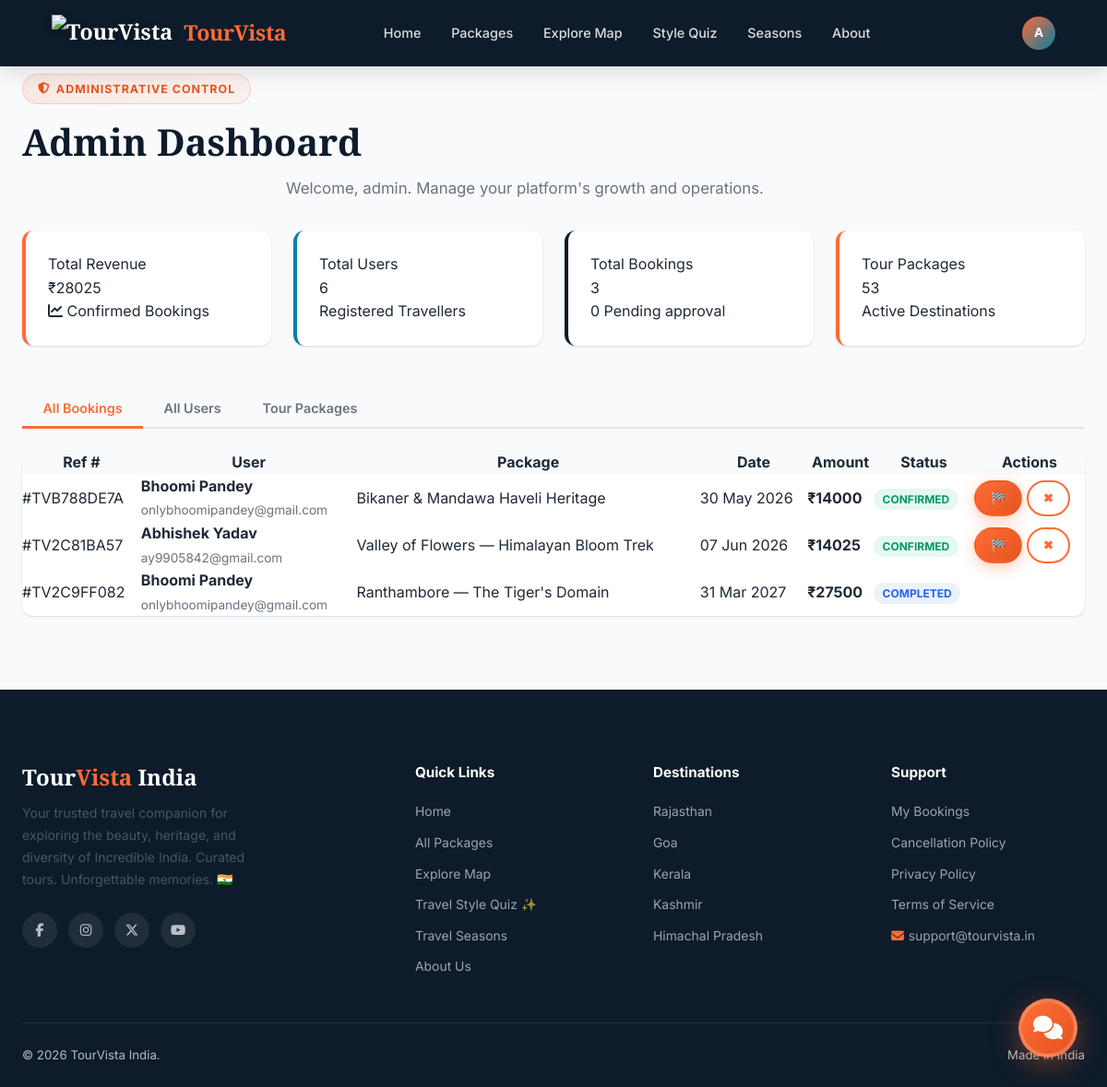
The app's page /accounts/admin-dashboard/ (signed in) with its own data.
### bookings/models.py (models this page shows, shortened)
class Booking(models.Model):
    booking_ref = models.CharField(max_length=12, unique=True, blank=True)
    user = models.ForeignKey(User, on_delete=models.CASCADE, related_name='bookings')
    package = models.ForeignKey(TourPackage, on_delete=models.CASCADE, related_name='bookings')
    first_name = models.CharField(max_length=50)
    last_name = models.CharField(max_length=50)
    email = models.EmailField()
    phone = models.CharField(max_length=15)
    num_travellers = models.PositiveIntegerField(default=1)
    travel_date = models.DateField()
    special_requests = models.TextField(blank=True)
    price_per_person = models.DecimalField(max_digits=10, decimal_places=2)
    total_amount = models.DecimalField(max_digits=12, decimal_places=2)
    status = models.CharField(max_length=20, choices=BOOKING_STATUS, default='pending')
    created_at = models.DateTimeField(auto_now_add=True)
    updated_at = models.DateTimeField(auto_now=True)
    class Meta:
        ordering = ['-created_at']
        indexes = [
            models.Index(fields=['status']),
            models.Index(fields=['created_at']),
            models.Index(fields=['travel_date']),
        ]
    @property
    def full_name(self):
        return f"{self.first_name} {self.last_name}"

### core/models.py (models this page shows, shortened)
class TourPackage(models.Model):
    title = models.CharField(max_length=255)
    slug = models.SlugField(unique=True, blank=True)
    destination = models.ForeignKey(Destination, on_delete=models.SET_NULL, null=True, blank=True)
    state = models.CharField(max_length=50, choices=INDIAN_STATES, default='rajasthan')
    description = models.TextField()
    highlights = models.TextField(blank=True, help_text="One highlight per line")
    itinerary = models.TextField(blank=True, help_text="Day-wise itinerary")
    inclusions = models.TextField(blank=True)
    exclusions = models.TextField(blank=True)
    duration_days = models.PositiveIntegerField(default=3)
    max_group_size = models.PositiveIntegerField(default=20)
    price_per_person = models.DecimalField(max_digits=10, decimal_places=2)
    discount_percent = models.PositiveIntegerField(default=0)
    difficulty = models.CharField(max_length=20, choices=DIFFICULTY_LEVELS, default='easy')
    best_season = models.CharField(max_length=20, choices=SEASONS, default='all')
    transportation = models.CharField(max_length=30, choices=TRANSPORT_CHOICES, default='flight')
    accommodation = models.CharField(max_length=30, choices=ACCOMMODATION_CHOICES, default='hotel')
    hotel_name = models.CharField(max_length=255, blank=True, help_text="Specific hotel name, e.g. Taj Lake Palace")
    hotel_star_rating = models.PositiveIntegerField(
        null=True, blank=True,
        choices=[(i, f'{i} Star') for i in range(1, 6)],
        help_text="Hotel star rating 1–5"
    )
    transport_details = models.CharField(max_length=255, blank=True, help_text="e.g. Indigo Flight + Private Innova Crysta")
    main_image = models.ImageField(upload_to='packages/', null=True, blank=True)
    image_2 = models.ImageField(upload_to='packages/', null=True, blank=True)
    image_3 = models.ImageField(upload_to='packages/', null=True, blank=True)
    image_4 = models.ImageField(upload_to='packages/', null=True, blank=True)
    is_featured = models.BooleanField(default=False)
    is_active = models.BooleanField(default=True)
    created_at = models.DateTimeField(auto_now_add=True)
    updated_at = models.DateTimeField(auto_now=True)
    city_name = models.CharField(max_length=100, blank=True, help_text="City name for weather API (e.g. Jaipur)")
    class Meta:
        ordering = ['-is_featured', '-created_at']
        indexes = [
            models.Index(fields=['is_active']),
            models.Index(fields=['state']),
            models.Index(fields=['price_per_person']),
            models.Index(fields=['is_featured', 'created_at']),
            models.Index(fields=['is_active', 'state']),
            models.Index(fields=['difficulty']),
            models.Index(fields=['best_season']),
        ]

### accounts/views.py (the view)
# urls.py: path('admin-dashboard/', views.admin_dashboard, name='admin_dashboard'),
@login_required
def admin_dashboard(request):
    if not request.user.is_staff:
        messages.error(request, 'Access denied. Admins only.')
        return redirect('accounts:dashboard')
    all_users = User.objects.all().select_related('profile')
    all_bookings = Booking.objects.all().select_related('user', 'package').order_by('-created_at')
    from core.models import TourPackage
    all_packages = TourPackage.objects.all()
    from django.db.models import Sum
    total_revenue = Booking.objects.filter(
        status='confirmed'
    ).aggregate(total=Sum('total_amount'))['total'] or 0
    pending_bookings = all_bookings.filter(status='pending').count()
    context = {
        'all_users': all_users,
        'all_bookings': all_bookings,
        'all_packages': all_packages,
        'total_users': all_users.count(),
        'total_bookings': all_bookings.count(),
        'total_packages': all_packages.count(),
        'total_revenue': total_revenue,
        'pending_count': pending_bookings,
    }
    return render(request, 'accounts/admin_dashboard.html', context)

### templates/accounts/admin_dashboard.html (shortened to what this page needs)
{% extends 'base.html' %}
{% load static %}
{% block content %}
<div class="section" style="background:var(--gray-50); min-height:80vh">
    <div class="container">
        <div class="section-header" style="text-align:left; margin-bottom:2rem">
            <div class="badge-tag"><i class="fas fa-shield-alt"></i> Administrative Control</div>
            <h2>Admin Dashboard</h2>
            <p>Welcome, {{ user.first_name|default:user.username }}. Manage your platform's growth and operations.</p>
        </div>
        <div style="display:grid; grid-template-columns:repeat(auto-fit, minmax(240px, 1fr)); gap:1.5rem; margin-bottom:3rem">
            <div style="background:white; padding:1.5rem; border-radius:var(--radius); box-shadow:var(--shadow-sm); border-left:4px solid var(--saffron)">
                <div class="label">Total Revenue</div>
                <div class="value">₹{{ total_revenue|floatformat:0 }}</div>
                <div class="meta"><i class="fas fa-chart-line"></i> Confirmed Bookings</div>
            </div>
            <div style="background:white; padding:1.5rem; border-radius:var(--radius); box-shadow:var(--shadow-sm); border-left:4px solid var(--teal)">
                <div class="label">Total Users</div>
                <div class="value">{{ total_users }}</div>
                <div class="meta">Registered Travellers</div>
            </div>
            <div style="background:white; padding:1.5rem; border-radius:var(--radius); box-shadow:var(--shadow-sm); border-left:4px solid var(--navy)">
                <div class="label">Total Bookings</div>
                <div class="value">{{ total_bookings }}</div>
                <div class="meta">{{ pending_count }} Pending approval</div>
            </div>
            <div style="background:white; padding:1.5rem; border-radius:var(--radius); box-shadow:var(--shadow-sm); border-left:4px solid var(--saffron)">
                <div class="label">Tour Packages</div>
                <div class="value">{{ total_packages }}</div>
                <div class="meta">Active Destinations</div>
            </div>
        </div>
        <div class="detail-tabs" style="margin-bottom:1.5rem">
            <button class="tab-btn active" data-tab="tab-bookings">All Bookings</button>
            <button class="tab-btn" data-tab="tab-users">All Users</button>
            <button class="tab-btn" data-tab="tab-packages">Tour Packages</button>
        </div>
        <div class="tab-panel active" id="tab-bookings">
            <div style="background:white; border-radius:var(--radius); box-shadow:var(--shadow-sm); overflow-x:auto">
                <table style="width:100%; border-collapse:collapse;">
                    <thead>
                        <tr style="background:var(--gray-50)">
                            <th>Ref #</th>
                            <th>User</th>
                            <th>Package</th>
                            <th>Date</th>
                            <th>Amount</th>
                            <th>Status</th>
                            <th>Actions</th>
                        </tr>
                    </thead>
                    <tbody>
                        {% for b in all_bookings %}
                        <tr>
                            <td>#{{ b.booking_ref }}</td>
                            <td>
                                <strong>{{ b.full_name|default:"N/A" }}</strong><br>
                                <small>{{ b.user.email|default:"—" }}</small>
                            </td>
                            <td>{{ b.package.title }}</td>
                            <td>{{ b.travel_date|date:"d M Y" }}</td>
                            <td><strong>₹{{ b.total_amount|floatformat:0 }}</strong></td>
                            <td>
                                <span class="badge status-{{ b.status|default:'unknown' }}">
                                    {{ b.status|title }}
                                </span>
                            </td>
                            <td>
                                {% if b.status == 'confirmed' %}
                                    <a href="{% url 'accounts:admin_update_booking_status' b.id 'completed' %}" class="btn btn-primary btn-sm">🏁</a>
                                {% endif %}
                                {% if b.status != 'cancelled' and b.status != 'completed' %}
                                    <a href="{% url 'accounts:admin_update_booking_status' b.id 'cancelled' %}" class="btn btn-outline btn-sm">✖</a>
                                {% endif %}
                            </td>
                        </tr>
                        {% empty %}
                        <tr>
                            <td colspan="7" style="text-align:center; padding:2rem;">
                                No bookings found.
                            </td>
                        </tr>
                        {% endfor %}
                    </tbody>
                </table>
            </div>
        </div>
    </div>
</div>
{% endblock %}

### templates/base.html (shortened to what this page needs)
{% load static %}
<!DOCTYPE html>
<html lang="en">
<head>
  <link rel="stylesheet" href="https://cdnjs.cloudflare.com/ajax/libs/font-awesome/6.5.1/css/all.min.css">
  <link rel="stylesheet" href="{% static 'css/style.css' %}">
  <link rel="stylesheet" href="https://unpkg.com/leaflet@1.9.4/dist/leaflet.css">
  <link rel="stylesheet" href="https://unpkg.com/aos@2.3.1/dist/aos.css">
</head>
<body>
  <nav class="navbar {% block navbar_class %}solid{% endblock %}" id="main-navbar">
    <div class="container" style="display:flex;align-items:center;width:100%;gap:2rem">
      <a href="{% url 'core:home' %}" class="nav-brand" style="display:flex;align-items:center;gap:.75rem">
        <img src="{% static 'img/logo.png' %}" alt="TourVista"
          style="height:40px;width:auto;filter:drop-shadow(0 2px 4px rgba(0,0,0,.2))">
        <span style="font-family:'Playfair Display',serif;font-weight:700;letter-spacing:-0.02em">Tour<span
            style="color:var(--saffron)">Vista</span></span>
      </a>
      <div class="nav-links">
        <a href="{% url 'core:home' %}" {% if request.resolver_match.url_name == 'home' %}class="active" {% endif %}>Home</a>
        <a href="{% url 'core:packages' %}" {% if 'package' in request.resolver_match.url_name %}class="active" {% endif %}>Packages</a>
        <a href="{% url 'core:explore_map' %}">Explore Map</a>
        <a href="{% url 'features:quiz' %}" {% if request.resolver_match.url_name == 'quiz' %}class="active" {% endif %}>Style Quiz</a>
        <a href="{% url 'core:seasons' %}">Seasons</a>
        <a href="{% url 'core:about' %}">About</a>
      </div>
      <div class="nav-actions" style="margin-left:auto;flex-shrink:0">
        {% if user.is_authenticated %}
        <div class="nav-dropdown">
          <div class="nav-avatar" title="{{ user.username }}">
            {% if user.first_name %}{{ user.first_name.0|upper }}{% else %}{{ user.username.0|upper }}{% endif %}
          </div>
        </div>
        {% else %}
        <a href="{% url 'accounts:login' %}" class="btn btn-outline btn-sm"
          style="color:white;border-color:rgba(255,255,255,.4)">Login</a>
        <a href="{% url 'accounts:register' %}" class="btn btn-primary btn-sm">Sign Up Free</a>
        {% endif %}
      </div>
    </div>
  </nav>
  {% block content %}{% endblock %}
  <footer class="footer">
    <div class="container">
      <div class="footer-grid">
        <div class="footer-brand">
          <h3>Tour<span>Vista</span> India</h3>
          <p>Your trusted travel companion for exploring the beauty, heritage, and diversity of Incredible India.
            Curated tours. Unforgettable memories. 🇮🇳</p>
          <div class="footer-social">
            <a href="#" aria-label="Facebook"><i class="fab fa-facebook-f"></i></a>
            <a href="#" aria-label="Instagram"><i class="fab fa-instagram"></i></a>
            <a href="#" aria-label="Twitter"><i class="fab fa-x-twitter"></i></a>
            <a href="#" aria-label="YouTube"><i class="fab fa-youtube"></i></a>
          </div>
        </div>
        <div class="footer-col">
          <h4>Quick Links</h4>
          <ul>
            <li><a href="{% url 'core:home' %}">Home</a></li>
            <li><a href="{% url 'core:packages' %}">All Packages</a></li>
            <li><a href="{% url 'core:explore_map' %}">Explore Map</a></li>
            <li><a href="{% url 'features:quiz' %}">Travel Style Quiz ✨</a></li>
            <li><a href="{% url 'core:seasons' %}">Travel Seasons</a></li>
            <li><a href="{% url 'core:about' %}">About Us</a></li>
          </ul>
        </div>
        <div class="footer-col">
          <h4>Destinations</h4>
          <ul>
            <li><a href="{% url 'core:packages' %}?state=rajasthan">Rajasthan</a></li>
            <li><a href="{% url 'core:packages' %}?state=goa">Goa</a></li>
            <li><a href="{% url 'core:packages' %}?state=kerala">Kerala</a></li>
            <li><a href="{% url 'core:packages' %}?state=kashmir">Kashmir</a></li>
            <li><a href="{% url 'core:packages' %}?state=himachal_pradesh">Himachal Pradesh</a></li>
          </ul>
        </div>
        <div class="footer-col">
          <h4>Support</h4>
          <ul>
            <li><a href="{% url 'accounts:dashboard' %}">My Bookings</a></li>
            <li><a href="#">Cancellation Policy</a></li>
            <li><a href="#">Privacy Policy</a></li>
            <li><a href="#">Terms of Service</a></li>
            <li><a href="mailto:support@tourvista.in"><i class="fas fa-envelope"
                  style="margin-right:.3rem;color:#FF6B35"></i>support@tourvista.in</a></li>
          </ul>
        </div>
      </div>
      <div class="footer-bottom">
        <span>© {% now "Y" %} TourVista India.</span>
        <span>Made in India </span>
      </div>
    </div>
  </footer>
  <div class="chatbot-bubble">
    <button class="chatbot-toggle" id="chatbot-toggle" aria-label="Open chat assistant" aria-expanded="false">
      <i class="fas fa-comments"></i>
    </button>
  </div>
</body>
</html>

### templates/accounts/admin_dashboard.html (style rules this page uses)
.badge { padding: .25rem .6rem; border-radius: 999px; font-size: .75rem; font-weight: 700; text-transform: uppercase; }
.status-confirmed { background: rgba(16,185,129,.1); color: #059669; }
.status-completed { background: rgba(59,130,246,.1); color: #2563EB; }

### records on screen
Booking: booking_ref "TVB788DE7A", full_name "Bhoomi Pandey", user.email "onlybhoomipandey@gmail.com", package "Bikaner & Mandawa Haveli Heritage", travel_date "30 May 2026", total_amount "14000", status "CONFIRMED"
Booking: booking_ref "TV2C81BA57", full_name "Abhishek Yadav", user.email "ay9905842@gmail.com", package "Valley of Flowers — Himalayan Bloom Trek", travel_date "07 Jun 2026", total_amount "14025", status "CONFIRMED"
Booking: booking_ref "TV2C9FF082", full_name "Bhoomi Pandey", user.email "onlybhoomipandey@gmail.com", package "Ranthambore — The Tiger's Domain", travel_date "31 Mar 2027", total_amount "27500", status "COMPLETED"

### other values on screen
{{ user.username.0|upper }} "A"
{{ user.first_name|default:user.username }} "admin"
{{ total_revenue|floatformat:0 }} "28025"
{{ total_users }} "6"
{{ total_bookings }} "3"
{{ pending_count }} "0"
{{ total_packages }} "53"
